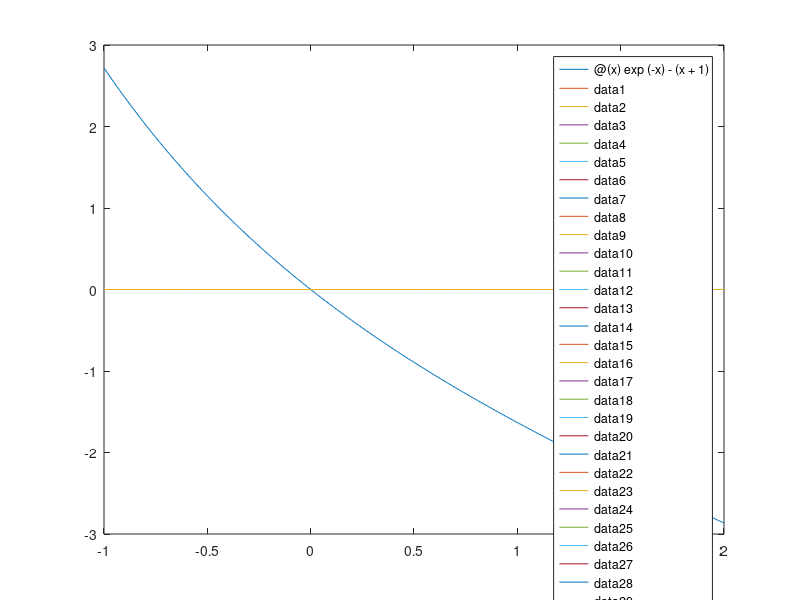

This chart was generated by the following MATLAB code: (Note: this script raises an error after producing the figure.)
clc
clear all
figure (1)
F1 = @(x) exp(-x)-(x+1);
fplot(F1, [-1,2]);
hold on
plot(linspace(-1,2), zeros(100))
[NIT, X_K, X_VALUES]=bisezione(F1, -1, 2, 1.e-12);
%plot(X_VALUES, 0, 'ro');
alpha=0;
erroBis=abs(X_K-alpha)
semilogy([1, NIT], erroBis, 'ro');